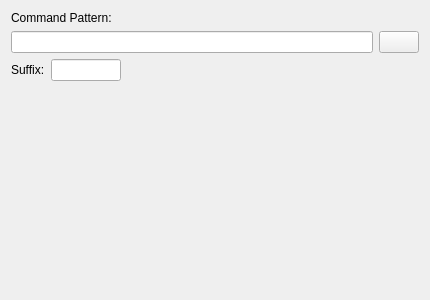
<?xml version="1.0" encoding="UTF-8"?>
<ui version="4.0">
 <class>CustomWidgetUI</class>
 <widget class="QWidget" name="CustomWidgetUI">
  <property name="geometry">
   <rect>
    <x>0</x>
    <y>0</y>
    <width>430</width>
    <height>300</height>
   </rect>
  </property>
  <property name="minimumSize">
   <size>
    <width>430</width>
    <height>300</height>
   </size>
  </property>
  <layout class="QGridLayout" name="gridLayout">
   <item row="0" column="0" colspan="2">
    <widget class="QLabel" name="label">
     <property name="sizePolicy">
      <sizepolicy hsizetype="Preferred" vsizetype="Fixed">
       <horstretch>0</horstretch>
       <verstretch>0</verstretch>
      </sizepolicy>
     </property>
     <property name="text">
      <string>Command Pattern:</string>
     </property>
    </widget>
   </item>
   <item row="1" column="0">
    <widget class="KLineEdit" name="klineedit_pattern"/>
   </item>
   <item row="1" column="1">
    <widget class="QPushButton" name="kpushbutton_pattern"/>
   </item>
   <item row="2" column="0" colspan="2">
    <layout class="QHBoxLayout" name="horizontalLayout">
     <item>
      <widget class="QLabel" name="label_suffix">
       <property name="sizePolicy">
        <sizepolicy hsizetype="Preferred" vsizetype="Fixed">
         <horstretch>0</horstretch>
         <verstretch>0</verstretch>
        </sizepolicy>
       </property>
       <property name="text">
        <string>Suffix:</string>
       </property>
      </widget>
     </item>
     <item>
      <widget class="KLineEdit" name="klineedit_suffix">
       <property name="sizePolicy">
        <sizepolicy hsizetype="Fixed" vsizetype="Fixed">
         <horstretch>30</horstretch>
         <verstretch>0</verstretch>
        </sizepolicy>
       </property>
       <property name="maximumSize">
        <size>
         <width>70</width>
         <height>16777215</height>
        </size>
       </property>
      </widget>
     </item>
     <item>
      <spacer name="horizontalSpacer">
       <property name="orientation">
        <enum>Qt::Horizontal</enum>
       </property>
       <property name="sizeHint" stdset="0">
        <size>
         <width>40</width>
         <height>20</height>
        </size>
       </property>
      </spacer>
     </item>
    </layout>
   </item>
   <item row="3" column="0">
    <spacer name="verticalSpacer">
     <property name="orientation">
      <enum>Qt::Vertical</enum>
     </property>
     <property name="sizeHint" stdset="0">
      <size>
       <width>20</width>
       <height>24</height>
      </size>
     </property>
    </spacer>
   </item>
  </layout>
 </widget>
 <customwidgets>
  <customwidget>
   <class>KLineEdit</class>
   <extends>QLineEdit</extends>
   <header>klineedit.h</header>
  </customwidget>
 </customwidgets>
 <resources/>
 <connections/>
</ui>
